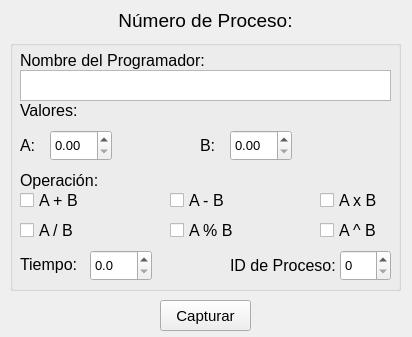
<?xml version="1.0" encoding="UTF-8"?>
<ui version="4.0">
 <class>Captura_Form</class>
 <widget class="QWidget" name="Captura_Form">
  <property name="geometry">
   <rect>
    <x>0</x>
    <y>0</y>
    <width>412</width>
    <height>337</height>
   </rect>
  </property>
  <property name="windowTitle">
   <string>Captura de Procesos</string>
  </property>
  <widget class="QGroupBox" name="groupBox">
   <property name="geometry">
    <rect>
     <x>10</x>
     <y>40</y>
     <width>391</width>
     <height>251</height>
    </rect>
   </property>
   <property name="title">
    <string/>
   </property>
   <widget class="QLabel" name="label">
    <property name="geometry">
     <rect>
      <x>10</x>
      <y>10</y>
      <width>201</width>
      <height>20</height>
     </rect>
    </property>
    <property name="font">
     <font>
      <pointsize>12</pointsize>
     </font>
    </property>
    <property name="text">
     <string>Nombre del Programador:</string>
    </property>
   </widget>
   <widget class="QTextEdit" name="Nombre_TE">
    <property name="geometry">
     <rect>
      <x>10</x>
      <y>30</y>
      <width>371</width>
      <height>31</height>
     </rect>
    </property>
   </widget>
   <widget class="QCheckBox" name="Suma_CB">
    <property name="geometry">
     <rect>
      <x>10</x>
      <y>150</y>
      <width>70</width>
      <height>21</height>
     </rect>
    </property>
    <property name="font">
     <font>
      <pointsize>12</pointsize>
     </font>
    </property>
    <property name="text">
     <string>A + B</string>
    </property>
   </widget>
   <widget class="QCheckBox" name="Resta_CB">
    <property name="geometry">
     <rect>
      <x>160</x>
      <y>150</y>
      <width>70</width>
      <height>21</height>
     </rect>
    </property>
    <property name="font">
     <font>
      <pointsize>12</pointsize>
     </font>
    </property>
    <property name="text">
     <string>A - B</string>
    </property>
   </widget>
   <widget class="QCheckBox" name="Multiplicacion_CB">
    <property name="geometry">
     <rect>
      <x>310</x>
      <y>150</y>
      <width>70</width>
      <height>21</height>
     </rect>
    </property>
    <property name="font">
     <font>
      <pointsize>12</pointsize>
     </font>
    </property>
    <property name="text">
     <string>A x B</string>
    </property>
   </widget>
   <widget class="QCheckBox" name="Potencia_CB">
    <property name="geometry">
     <rect>
      <x>310</x>
      <y>180</y>
      <width>70</width>
      <height>21</height>
     </rect>
    </property>
    <property name="font">
     <font>
      <pointsize>12</pointsize>
     </font>
    </property>
    <property name="text">
     <string>A ^ B</string>
    </property>
   </widget>
   <widget class="QCheckBox" name="Modulo_CB">
    <property name="geometry">
     <rect>
      <x>160</x>
      <y>180</y>
      <width>70</width>
      <height>21</height>
     </rect>
    </property>
    <property name="font">
     <font>
      <pointsize>12</pointsize>
     </font>
    </property>
    <property name="text">
     <string>A % B</string>
    </property>
   </widget>
   <widget class="QCheckBox" name="Division_CB">
    <property name="geometry">
     <rect>
      <x>10</x>
      <y>180</y>
      <width>70</width>
      <height>21</height>
     </rect>
    </property>
    <property name="font">
     <font>
      <pointsize>12</pointsize>
     </font>
    </property>
    <property name="text">
     <string>A / B</string>
    </property>
   </widget>
   <widget class="QLabel" name="label_2">
    <property name="geometry">
     <rect>
      <x>10</x>
      <y>130</y>
      <width>201</width>
      <height>20</height>
     </rect>
    </property>
    <property name="font">
     <font>
      <pointsize>12</pointsize>
     </font>
    </property>
    <property name="text">
     <string>Operación:</string>
    </property>
   </widget>
   <widget class="QLabel" name="label_3">
    <property name="geometry">
     <rect>
      <x>10</x>
      <y>209</y>
      <width>71</width>
      <height>31</height>
     </rect>
    </property>
    <property name="font">
     <font>
      <pointsize>12</pointsize>
     </font>
    </property>
    <property name="text">
     <string>Tiempo: </string>
    </property>
   </widget>
   <widget class="QDoubleSpinBox" name="Tiempo_SB">
    <property name="geometry">
     <rect>
      <x>80</x>
      <y>210</y>
      <width>62</width>
      <height>31</height>
     </rect>
    </property>
    <property name="font">
     <font>
      <pointsize>10</pointsize>
     </font>
    </property>
    <property name="decimals">
     <number>1</number>
    </property>
   </widget>
   <widget class="QLabel" name="label_4">
    <property name="geometry">
     <rect>
      <x>220</x>
      <y>210</y>
      <width>111</width>
      <height>31</height>
     </rect>
    </property>
    <property name="font">
     <font>
      <pointsize>12</pointsize>
     </font>
    </property>
    <property name="text">
     <string>ID de Proceso:</string>
    </property>
   </widget>
   <widget class="QSpinBox" name="ID_SB">
    <property name="geometry">
     <rect>
      <x>330</x>
      <y>210</y>
      <width>51</width>
      <height>31</height>
     </rect>
    </property>
    <property name="font">
     <font>
      <pointsize>10</pointsize>
     </font>
    </property>
    <property name="maximum">
     <number>999</number>
    </property>
   </widget>
   <widget class="QLabel" name="label_6">
    <property name="geometry">
     <rect>
      <x>10</x>
      <y>60</y>
      <width>81</width>
      <height>20</height>
     </rect>
    </property>
    <property name="font">
     <font>
      <pointsize>12</pointsize>
     </font>
    </property>
    <property name="text">
     <string>Valores:</string>
    </property>
   </widget>
   <widget class="QLabel" name="label_7">
    <property name="geometry">
     <rect>
      <x>10</x>
      <y>90</y>
      <width>71</width>
      <height>31</height>
     </rect>
    </property>
    <property name="font">
     <font>
      <pointsize>12</pointsize>
     </font>
    </property>
    <property name="text">
     <string>A: </string>
    </property>
   </widget>
   <widget class="QLabel" name="label_8">
    <property name="geometry">
     <rect>
      <x>190</x>
      <y>90</y>
      <width>71</width>
      <height>31</height>
     </rect>
    </property>
    <property name="font">
     <font>
      <pointsize>12</pointsize>
     </font>
    </property>
    <property name="text">
     <string>B: </string>
    </property>
   </widget>
   <widget class="QDoubleSpinBox" name="ValorA_SB">
    <property name="geometry">
     <rect>
      <x>40</x>
      <y>90</y>
      <width>62</width>
      <height>31</height>
     </rect>
    </property>
    <property name="font">
     <font>
      <pointsize>10</pointsize>
     </font>
    </property>
   </widget>
   <widget class="QDoubleSpinBox" name="ValorB_SB">
    <property name="geometry">
     <rect>
      <x>220</x>
      <y>90</y>
      <width>62</width>
      <height>31</height>
     </rect>
    </property>
    <property name="font">
     <font>
      <pointsize>10</pointsize>
     </font>
    </property>
   </widget>
  </widget>
  <widget class="QLabel" name="label_5">
   <property name="geometry">
    <rect>
     <x>20</x>
     <y>10</y>
     <width>371</width>
     <height>21</height>
    </rect>
   </property>
   <property name="font">
    <font>
     <pointsize>14</pointsize>
    </font>
   </property>
   <property name="text">
    <string>Número de Proceso:</string>
   </property>
   <property name="alignment">
    <set>Qt::AlignCenter</set>
   </property>
  </widget>
  <widget class="QPushButton" name="CapturarP_Boton">
   <property name="geometry">
    <rect>
     <x>160</x>
     <y>300</y>
     <width>91</width>
     <height>31</height>
    </rect>
   </property>
   <property name="font">
    <font>
     <family>MS Shell Dlg 2</family>
     <pointsize>11</pointsize>
     <weight>50</weight>
     <bold>false</bold>
    </font>
   </property>
   <property name="text">
    <string>Capturar</string>
   </property>
  </widget>
 </widget>
 <resources/>
 <connections/>
</ui>
